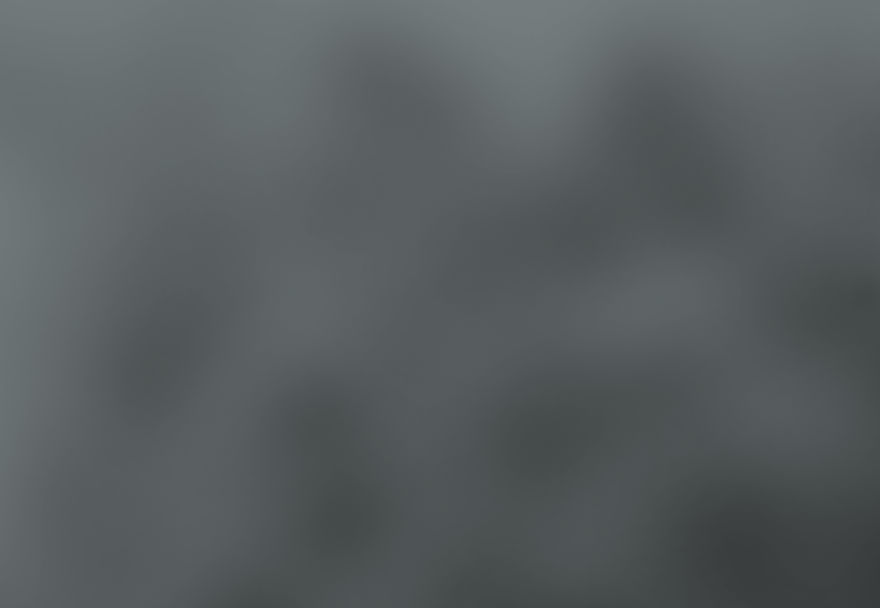

This is a level from a 2D game, rendered from its Tiled map with the project's own tilesets. A one-line summary and the map file follow, with tile-layer data summarised:
An orthogonal 55x38 tile map with 16x16 px tiles, 1 tile layer (AlwaysFront4).

<map version="1.5" tiledversion="1.5.0" orientation="orthogonal" renderorder="right-down" width="55" height="38" tilewidth="16" tileheight="16" infinite="0" nextlayerid="23" nextobjectid="1412">
 <properties>
  <property name="AllowGrassSurviveInWinter" value="T" />
  <property name="Outdoors" value="T" />
  <property name="Warp" value="31 38 Custom_FerngillRepublicFrontier 43 0 32 38 Custom_FerngillRepublicFrontier 43 0" />
 </properties>
 <tileset firstgid="1" name="z_FerngillRepublicFrontier_Mist" tilewidth="16" tileheight="16" tilecount="24336" columns="156">
  <image source="z_FerngillRepublicFrontier_Mist.png" width="2496" height="2496" />
 </tileset>
 <layer id="22" name="AlwaysFront4" width="55" height="38">
  <properties>
   <property name="Draw" value="AlwaysFront" />
  </properties>
  <data>[2090 cells, 2090 non-empty, 2090 distinct tile ids]</data>
 </layer>
</map>
